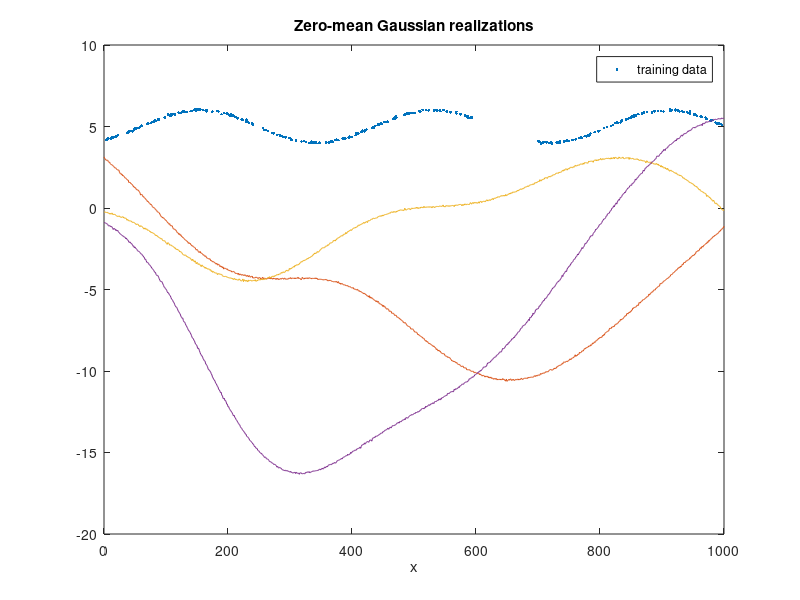

The MATLAB script that drew this image:
clc;clear
load('trainingdata.mat')
N = length(xt);
a1_test = 20.9;
a2_test = 1.48e-5;
%a1_test = 25.3;
%a2_test = 10.^-4.69;
LLF=zeros(length(a1_test),length(a2_test));

for m=1:length(a1_test)      
    for n=1:length(a2_test)
        K_trial=zeros(N,N);        
        for k=1:N
            for l=1:N                
                %K_trial(k,l)=a1_test(m)*exp(-a2_test(n)*abs(xt(k)-xt(l)));
                K_trial(k,l)=a1_test(m)*exp(-a2_test(n)*abs(xt(k)-xt(l))^2);
                if (k==l)
                    K_trial(k,l)=K_trial(k,l)+0.03^2;
                end
            end
        end                
%        correction=log(abs(det(K_trial))); % this is numerically unstable
        correction=sum(log(eig(K_trial)));                            
        LLF(m,n)=-0.5*yt/K_trial*yt'-0.5*correction;        
    end
end

[max_val, position] = max(LLF(:));
[i1,i2]=ind2sub(size(LLF),position);
a1_hat = a1_test(i1);
a2_hat = a2_test(i2);

x = 0:1000;
N = length(x);
K = zeros(N,N);
for k=1:N
    for l=1:N
        %K(k,l)=a1_hat*exp(-a2_hat*abs(x(k)-x(l)));  
        K(k,l)=a1_hat*exp(-a2_hat*abs(x(k)-x(l))^2); 
        if (k==l)
            K(k,l)=K(k,l)+0.03^2;
        end
    end
end

trials=3;
R=chol(K);
figure
plot(xt,yt,'.');hold on
for k=1:trials
    y=randn(1,N)*R;
    plot(x,y);
    hold on;    
end
hold off;
title('Zero-mean Gaussian realizations');
xlabel('x');
legend('training data');